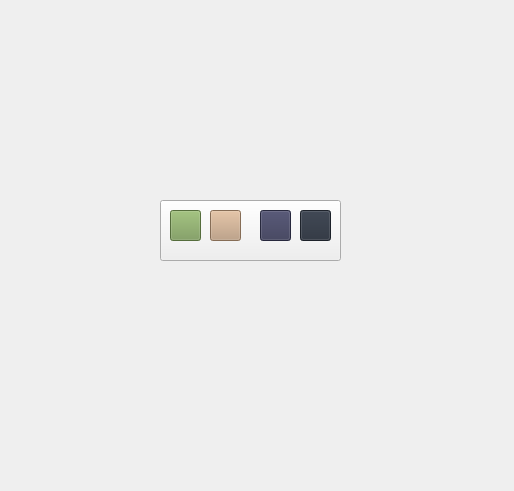
<?xml version="1.0" encoding="UTF-8"?>
<ui version="4.0">
 <class>Form</class>
 <widget class="QWidget" name="Form">
  <property name="geometry">
   <rect>
    <x>0</x>
    <y>0</y>
    <width>514</width>
    <height>491</height>
   </rect>
  </property>
  <property name="windowTitle">
   <string>Form</string>
  </property>
  <widget class="QPushButton" name="collorBt_2">
   <property name="geometry">
    <rect>
     <x>160</x>
     <y>200</y>
     <width>181</width>
     <height>61</height>
    </rect>
   </property>
   <property name="text">
    <string/>
   </property>
  </widget>
  <widget class="QPushButton" name="classic">
   <property name="geometry">
    <rect>
     <x>170</x>
     <y>210</y>
     <width>31</width>
     <height>31</height>
    </rect>
   </property>
   <property name="styleSheet">
    <string notr="true">background-color: rgb(119, 153, 84);</string>
   </property>
   <property name="text">
    <string/>
   </property>
  </widget>
  <widget class="QPushButton" name="light">
   <property name="geometry">
    <rect>
     <x>210</x>
     <y>210</y>
     <width>31</width>
     <height>31</height>
    </rect>
   </property>
   <property name="styleSheet">
    <string notr="true">
background-color: rgb(187, 153, 121);</string>
   </property>
   <property name="text">
    <string/>
   </property>
  </widget>
  <widget class="QPushButton" name="dark">
   <property name="geometry">
    <rect>
     <x>260</x>
     <y>210</y>
     <width>31</width>
     <height>31</height>
    </rect>
   </property>
   <property name="styleSheet">
    <string notr="true">background-color: rgb(55, 56, 85);</string>
   </property>
   <property name="text">
    <string/>
   </property>
  </widget>
  <widget class="QPushButton" name="blue">
   <property name="geometry">
    <rect>
     <x>300</x>
     <y>210</y>
     <width>31</width>
     <height>31</height>
    </rect>
   </property>
   <property name="styleSheet">
    <string notr="true">background-color: rgb(40, 47, 59);</string>
   </property>
   <property name="text">
    <string/>
   </property>
  </widget>
 </widget>
 <resources/>
 <connections/>
</ui>
